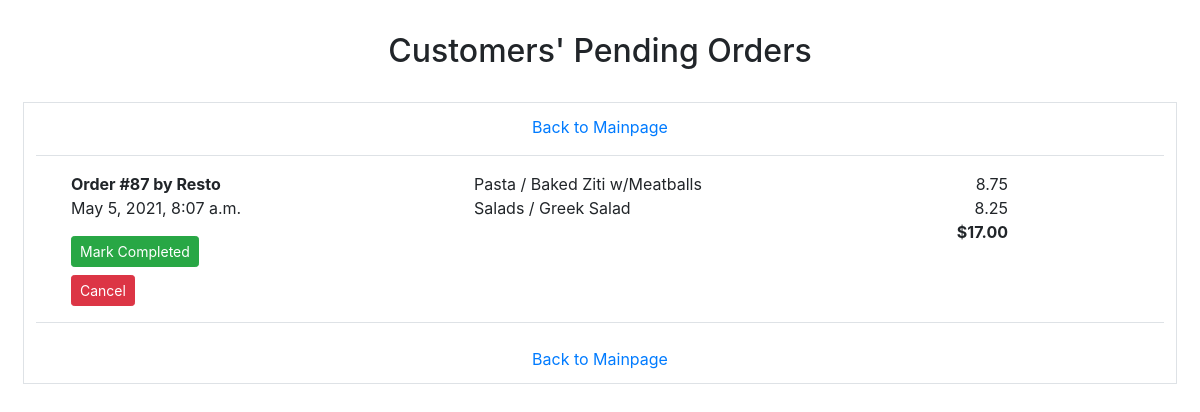
/orders (signed in), run on the app's committed database.
### orders/models.py (models this page shows)
class Order(models.Model):
    customer = models.ForeignKey(
        User,
        null=True,
        on_delete=models.CASCADE,
        related_name='orders'
    )
    timestamp = models.DateTimeField(auto_now=True)
    total = models.DecimalField(max_digits=6, decimal_places=2, default=0)
    in_cart = models.BooleanField(default=True)
    placed = models.BooleanField(default=False)
    completed = models.BooleanField(default=False)
    def __str__(self):
        return f'Order #{self.id} by {self.customer.first_name}'

class OrderItem(models.Model):
    order = models.ForeignKey(
        Order,
        on_delete=models.CASCADE,
        null=True,
        related_name='items'
    )
    category = models.CharField(max_length=20)
    kind = models.CharField(max_length=30)
    price = models.DecimalField(max_digits=5, decimal_places=2)
    size = models.CharField(max_length=5, blank=True)
    toppings = models.ManyToManyField(
        PizzaTopping,
        blank=True,
        related_name='pizza'
    )
    extra = models.BooleanField(default=False)
    extras = models.ManyToManyField(SubExtra, blank=True, related_name='sub')
    def __str__(self):
        if self.extra:
            return f'+ {self.kind}'
        if self.toppings:
            return f'{self.category} / {self.size} {self.kind}'
        else:
            return f'{self.category} / {self.size} {self.kind}'

### orders/views.py (the view)
# urls.py: path('orders', views.orders_view, name='orders'),
@login_required(redirect_field_name='index')
def orders_view(request):
    if request.user.is_superuser:
        orders = Order.objects.filter(placed=True, completed=False)
        context = {
            'message': None,
            'orders': orders,
            'cartcount': cart_count(request.user)
        }
        return render(request, 'orders/orders.html', context)
    else:
        raise Http404("You are not authorized to view this page.")

### orders/custom.py (called while the page is built)
def cart_count(customer):
    try:
        cart = Order.objects.get(customer=customer, in_cart=True)
    except Order.MultipleObjectsReturned:
        raise Http404("More than one cart found.")
    except Order.DoesNotExist:
        return 0
    else:
        return cart.items.exclude(category='Subs', extra=True).count()

### orders/templates/orders/orders.html (shortened to what this page needs)
{% load static %}
<!DOCTYPE html>
<html lang="en">
  <head>
    <link rel="stylesheet" href="https://stackpath.bootstrapcdn.com/bootstrap/4.1.3/css/bootstrap.min.css">
    <link rel="stylesheet" href="{% static 'css/styles.css' %}">
  </head>
  <body>
    <div class="container-fluid">
      <div class="row m-2 justify-content-center">
        <table class="text-center">
          <tr class="topbottomspace">
            <th><h2>Customers' Pending Orders</h2></th>
          </tr>
        </table>
        <div class="table responsive">
          <table class="table table-bordered">
            <tbody>
              <tr>
                <td>
	                <div class="container">
                  {% if not orders %}
	                  <div class="row justify-content-center">
	                    No pending orders.
	                  </div>
	                  <div class="row justify-content-center mt-3">
                      <a href="{% url 'index' %}">Back to Mainpage</a>
	                  </div>
	                {% else %}
                    <div class="row justify-content-center mb-3 border-bottom">
                      <span class="mb-3">
                        <a  href="{% url 'index' %}">Back to Mainpage</a>
                      </span>
                    </div>
                    <div class="row justify-content-center">
                    {% for order in orders %}
                      <div class="col-2 col-md-4 col-lg-3 border-bottom mb-4">
                        <div class="form-check">
                          <ul class="list-unstyled">
                            <li>
	                            <span style="font-weight: bold">{{ order }}</span>
                            </li>
                            <li>{{ order.timestamp }}</li>
                            <li class="mt-3 mb-2">
                              <form action="{% url 'complete' %}" method="post">
                                <input type="submit" class="btn btn-success btn-sm" value="Mark Completed"/>
                              </form>
                            </li>
                            <li>
                              <form action="{% url 'cancel' %}" method="post">
                                <input type="submit" class="btn btn-danger btn-sm" value="Cancel"/>
                              </form>
                            </li>
                          </ul>
                        </div>
                      </div>
                      <div class="col-10 col-sm-10 col-md-8 col-lg-9 border-bottom mb-4">
                      {% for item in order.items.all %}
                        <div class="row justify-content-center">
                          <div class="col-9 col-md-9 col-lg-6">
                            {{ item }}
                          </div>
                          <div class="col-3 col-sm-3 col-md-3 col-lg-2 text-right">
                            {{ item.price }}
                          </div>
                        </div>
                      {% endfor %}
                        <div class="row justify-content-center">
                          <div class="col-9 col-md-9 col-lg-6">
                          </div>
                          <div style="font-weight: bold" class="col-3 col-sm-3 col-md-3 col-lg-2 text-right">
                            ${{ order.total }}
                          </div>
                        </div>
                      </div>
                    {% endfor %}
                    </div>
                    <div class="row justify-content-center">
                      <a href="{% url 'index' %}">Back to Mainpage</a>
                    </div>
                  {% endif %}
	                </div>
                </td>
              </tr>
            </tbody>
          </table>
        </div>
      </div>
    </div>
  </body>
</html>

### orders/static/css/styles.css (style rules this page uses)
tr.topbottomspace > th { padding-top: 1.5em; padding-bottom: 1.5em; }

### data on the page
Order: id+customer "Order #87 by Resto", timestamp "May 5, 2021, 8:07 a.m.", total "17.00"
OrderItem: extra+id+category "Pasta / Baked Ziti w/Meatballs", price "8.75"
OrderItem: extra+id+category "Salads / Greek Salad", price "8.25"
